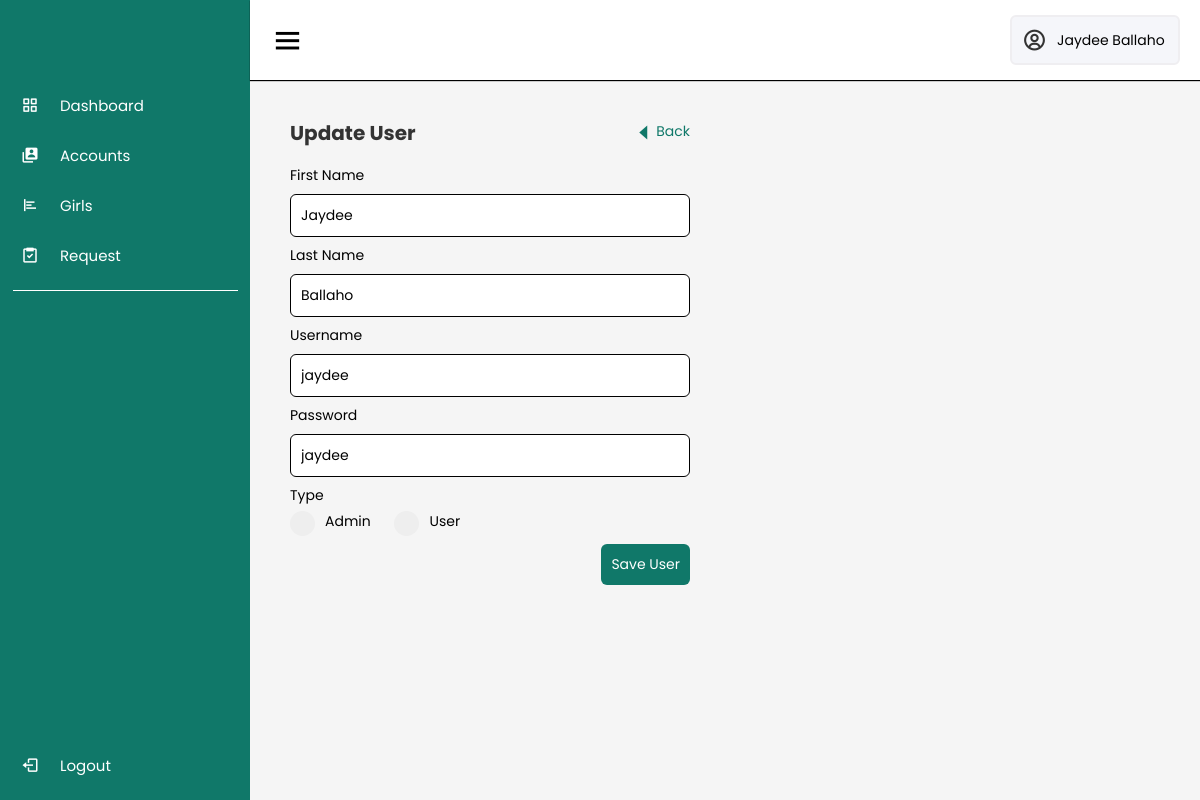
/account/editaccount.php?id=1 (signed in), run on the app's committed database.
### tables this page shows
CREATE TABLE `user` (
  `id` int(11) NOT NULL,
  `firstname` varchar(255) DEFAULT NULL,
  `lastname` varchar(255) DEFAULT NULL,
  `type` varchar(255) DEFAULT NULL,
  `username` varchar(255) DEFAULT NULL,
  `password` varchar(255) DEFAULT NULL
);

### classes/account.class.php (called while the page is built, shortened)
<?php
require_once 'database.php';
class Accounts{
    protected $db;
    function __construct()
    {
        $this->db = new Database();
    }
    function fetch($record_id){
        $sql = "SELECT * FROM user WHERE id = :id;";
        $query=$this->db->connect()->prepare($sql);
        $query->bindParam(':id', $record_id);
        if($query->execute()){
            $data = $query->fetch();
        }
        return $data;
    }
}
?>

### classes/database.php (called while the page is built)
<?php
class Database{
    private $host = 'localhost';
    private $username = 'root';
    private $password = '';
    private $database = 'rental';
    protected $connection;
    function connect(){
        try
			{
				$this->connection = new PDO("mysql:host=$this->host;dbname=$this->database",
											$this->username, $this->password);
			}
			catch (PDOException $e)
			{
				echo "Connection error " . $e->getMessage();
			}
        return $this->connection;
    }
}
?>

### account/editaccount.php (the view, shortened to what this page needs)
<?php
    require_once '../classes/account.class.php';
    $account = new Accounts;
    if(isset($_POST['save'])){
        $account->id = $_POST['account-id'];
        $account->firstname = htmlentities($_POST['firstname']);
        $account->lastname = htmlentities($_POST['lastname']);
        $account->type = htmlentities($_POST['type']);
        $account->username = htmlentities($_POST['username']);
        $account->password = htmlentities($_POST['password']);
        if($account->edit()){
            header('location: account.php');
        }
    }else{
        if ($account->fetch($_GET['id'])){
            $data = $account->fetch($_GET['id']);
            $account->firstname = $data['firstname'];
            $account->lastname = $data['lastname'];
            $account->username = $data['username'];
            $account->password = $data['password'];
        }
    }
    require_once '../includes_admin/header.php';
    require_once '../includes_admin/sidebar.php';
    require_once '../includes_admin/topnav.php';
?>
    <div class="home-content">
        <div class="table-container">
            <div class="table-heading form-size">
                <h3 class="table-title">Update User</h3>
                <a class="back" href="account.php"><i class='bx bx-caret-left'></i>Back</a>
            </div>
            <div class="add-form-container">
                <form class="add-form" action="editaccount.php" method="post">
                    <label for="firstname">First Name</label>
                        <input type="text" id="firstname" name="firstname" required placeholder="Enter Firstname" value="<?php if(isset($_POST['firstname'])) { echo $_POST['firstname'];} else { echo $account->firstname; } ?>">
                        <label for="lastname">Last Name</label>
                        <input type="text" id="lastname" name="lastname" required placeholder="Enter Lastname" value="<?php if(isset($_POST['lastname'])) { echo $_POST['lastname'];} else { echo $account->lastname; } ?>">
                        <label for="username">Username</label>
                        <input type="text" id="username" name="username" required placeholder="Enter Username" value="<?php if(isset($_POST['username'])) { echo $_POST['username'];} else { echo $account->username; } ?>">
                        <label for="password">Password</label>
                        <input type="text" id="password" name="password" required placeholder="Enter Password" value="<?php if(isset($_POST['password'])) { echo $_POST['password'];} else { echo $account->password; } ?>">
                        <div>
                            <label for="type">Type</label><br>
                            <label class="container" for="admin">Admin
                                <span class="checkmark"></span>
                            </label>
                            <label class="container" for="user">User
                                <span class="checkmark"></span>
                            </label>
                        </div>
                    <input type="submit" class="button" value="Save User" name="save" id="save">
                </form>
            </div>
        </div>
    </div>
<?php
    require_once '../includes_admin/bottomnav.php';
    require_once '../includes_admin/footer.php';
?>

### css/styleadmin.css (style rules this page uses)
* { font-family:'Poppins', sans-serif; margin: 0; padding: 0; box-sizing: border-box; font-size: 14px; }
body { width: 100%; height: 100%; background-color: #f5f5f5; }
.button { background-color: #107869; color: white; border: none; }
input, select { width: 100%; padding: 10px; margin: 8px 0; border-radius: 6px; box-sizing: border-box; border: 1px solid black; }
label { margin-right: 20px; }
.table-title { font-weight: solid; font-size: 20px; text-align: left; color: #333; margin: 20px 0; display: inline; }
.table-container { position: relative; top: 80px; padding: 40px; }
.table-container .button { width: fit-content; }
.table-container .table-heading { display: flex; justify-content: space-between; height: 25px; align-items: center; margin-bottom: 20px; }
.home-section .home-content { position: relative; }
.add-form-container { display: flex; flex-direction: row; }
.container { display: inline-block; position: relative; padding-left: 35px; margin-bottom: 12px; cursor: pointer; -webkit-user-select: none; -moz-user-select: none; -ms-user-select: none; user-select: none; margin-top: 5px; }
.checkmark { position: absolute; top: 0; left: 0; height: 25px; width: 25px; background-color: #eee; border-radius: 50%; }
.checkmark:after { content: ""; position: absolute; display: none; }
.container .checkmark:after { top: 9px; left: 9px; width: 8px; height: 8px; border-radius: 50%; background: white; }
.add-form { max-width: 400px; }
form.add-form .button { display: block; margin: 0 0 0 auto; }
.form-size { max-width: 400px; }
a.back { text-decoration: none; display: flex; justify-content: center; color: #107869; }
.bx-caret-left { font-size: 24px; color: #107869; }

### data on the page
user: firstname "Jaydee", lastname "Ballaho", username "jaydee", password "jaydee"

### other printed values
$_SESSION['fullname'] "Jaydee Ballaho"
